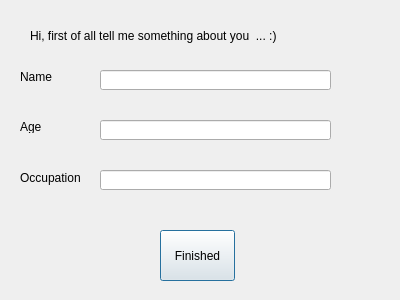
<?xml version="1.0" encoding="UTF-8"?>
<ui version="4.0">
 <class>QStartDialog</class>
 <widget class="QDialog" name="QStartDialog">
  <property name="windowModality">
   <enum>Qt::WindowModal</enum>
  </property>
  <property name="geometry">
   <rect>
    <x>0</x>
    <y>0</y>
    <width>400</width>
    <height>300</height>
   </rect>
  </property>
  <property name="contextMenuPolicy">
   <enum>Qt::NoContextMenu</enum>
  </property>
  <property name="windowTitle">
   <string/>
  </property>
  <property name="modal">
   <bool>true</bool>
  </property>
  <widget class="QLabel" name="label">
   <property name="geometry">
    <rect>
     <x>30</x>
     <y>20</y>
     <width>341</width>
     <height>31</height>
    </rect>
   </property>
   <property name="text">
    <string>Hi, first of all tell me something about you  ... :)</string>
   </property>
  </widget>
  <widget class="QLabel" name="label_2">
   <property name="geometry">
    <rect>
     <x>20</x>
     <y>70</y>
     <width>47</width>
     <height>13</height>
    </rect>
   </property>
   <property name="text">
    <string>Name</string>
   </property>
  </widget>
  <widget class="QLabel" name="label_3">
   <property name="geometry">
    <rect>
     <x>20</x>
     <y>120</y>
     <width>47</width>
     <height>13</height>
    </rect>
   </property>
   <property name="text">
    <string>Age</string>
   </property>
  </widget>
  <widget class="QLabel" name="label_4">
   <property name="geometry">
    <rect>
     <x>20</x>
     <y>170</y>
     <width>61</width>
     <height>16</height>
    </rect>
   </property>
   <property name="text">
    <string>Occupation</string>
   </property>
  </widget>
  <widget class="QLineEdit" name="lineEdit">
   <property name="geometry">
    <rect>
     <x>100</x>
     <y>70</y>
     <width>231</width>
     <height>20</height>
    </rect>
   </property>
   <property name="maxLength">
    <number>256</number>
   </property>
  </widget>
  <widget class="QLineEdit" name="lineEdit_2">
   <property name="geometry">
    <rect>
     <x>100</x>
     <y>120</y>
     <width>231</width>
     <height>20</height>
    </rect>
   </property>
  </widget>
  <widget class="QLineEdit" name="lineEdit_3">
   <property name="geometry">
    <rect>
     <x>100</x>
     <y>170</y>
     <width>231</width>
     <height>20</height>
    </rect>
   </property>
  </widget>
  <widget class="QPushButton" name="pushButton">
   <property name="geometry">
    <rect>
     <x>160</x>
     <y>230</y>
     <width>75</width>
     <height>51</height>
    </rect>
   </property>
   <property name="text">
    <string>Finished</string>
   </property>
  </widget>
 </widget>
 <resources/>
 <connections/>
</ui>
